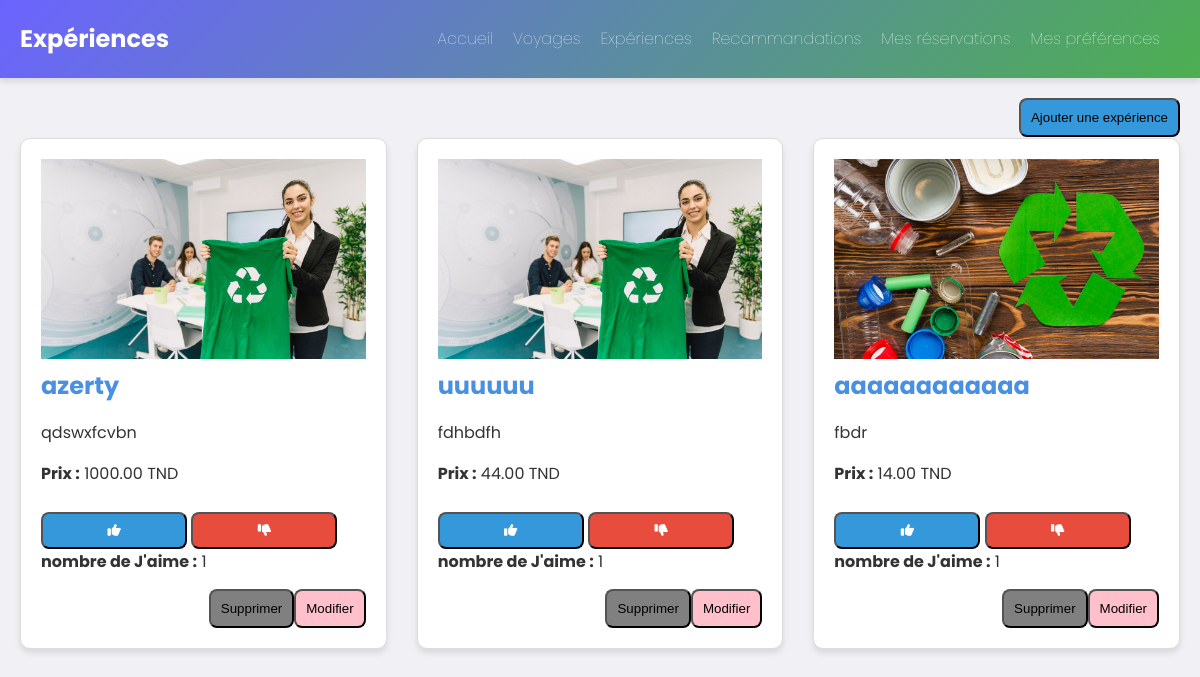
The page /experiences/ on the database its author committed.
### experiences/models.py (models this page shows, shortened)
class Experience(models.Model):
    title = models.CharField(max_length=255)
    description = models.TextField()
    price = models.DecimalField(max_digits=10, decimal_places=2)
    category = models.CharField(max_length=100)
    created_at = models.DateTimeField(auto_now_add=True)
    like_count = models.IntegerField(default=0)
    image = models.ImageField(upload_to='experiences/', null=True, blank=True)  # Ajouter ce champ

### experiences/views.py (the view)
# urls.py: path('', experience_list, name='experience-list'),
def experience_list(request):
    experiences = Experience.objects.all()
    for experience in experiences:
        experience.like_count = experience.userreaction_set.filter(reaction='like').count()
    return render(request, 'experiences/experience_list.html', {'experiences': experiences})

### templates/experiences/experience_list.html (shortened to what this page needs)
<!DOCTYPE html>
<html lang="fr">
<head>
  <link href="https://cdnjs.cloudflare.com/ajax/libs/font-awesome/6.0.0-beta3/css/all.min.css" rel="stylesheet">
</head>
<body>
  <header>
    <h1>Expériences</h1>
    <nav>
      <ul>
        <li><a href="/voyage/accueil">Accueil</a></li>
        <li><a href="/voyage/">Voyages</a></li>
        <li><a href="/experiences/">Expériences</a></li>
        <li><a href="/recommendations/recommendations/">Recommandations</a></li>
        <li><a href="/reservations/mes_reservations/">Mes réservations</a></li>
        <li><a href="/preferences/">Mes préférences</a></li>
      </ul>
    </nav>
  </header>
  <div class="container">
    <button onclick="window.location.href='/experiences/create/'" style="float: right; background-color:#3498db; padding:10px; border-radius:8px; ">Ajouter une expérience</button>
    <div class="experience-list" >
      {% for experience in experiences %}
      <div class="experience-card">
        {% if experience.image %}
          <img src="{{ experience.image.url }}" alt="{{ experience.title }}">
        {% endif %}
        <h3>{{ experience.title }}</h3>
        <p>{{ experience.description }}</p>
        <p><strong>Prix :</strong> {{ experience.price }} TND</p>
        <button id="jaime" onclick="handleReaction({{ experience.id }}, 'like')"><i class="fas fa-thumbs-up"></i></button>
        <button id="jaimepas" href="#" onclick="handleReaction({{ experience.id }}, 'dislike')"><i class="fas fa-thumbs-down"></i></button>
        <p><strong> nombre de J'aime :</strong> <span id="like-count-{{ experience.id }}">{{ experience.like_count }}</span></p>
        <button
        onclick="window.location.href='/experiences/update/{{ experience.pk }}'"
        style="float: right; background-color: pink; padding: 10px; border-radius: 8px;">
        Modifier
    </button>
    <button
    onclick="window.location.href='/experiences/delete/{{ experience.pk }}'"
    style="float: right; background-color: grey; padding: 10px; border-radius: 8px;">
    Supprimer
</button>
      </div>
      {% endfor %}
    </div>
  </div>
</body>
</html>

### templates/experiences/experience_list.html (style rules this page uses)
* { margin: 0; padding: 0; box-sizing: border-box; }
body { font-family: 'Poppins', sans-serif; background-color: #f0f0f5; color: #333; line-height: 1.6; }
.container { max-width: 1200px; margin: 0 auto; padding: 20px; }
header { background: linear-gradient(135deg, #6c63ff, #4caf50); color: #fff; padding: 20px; display: flex; justify-content: space-between; align-items: center; box-shadow: 0 4px 6px rgba(0, 0, 0, 0.1); }
header h1 { font-size: 24px; font-weight: bold; }
nav ul { list-style: none; display: flex; }
nav li { margin-right: 20px; }
nav a { color: #fff; text-decoration: none; font-weight: 28; transition: color 0.3s ease; }
.experience-card img { width: 100%; height: 200px; object-fit: cover; transition: transform 0.4s ease; }
#jaime { background-color: #0a70d6; }
#jaimepas { background-color: #4caf50; }
.experience-list { display: grid; grid-template-columns: repeat(auto-fit, minmax(300px, 1fr)); gap: 30px; margin-top: 40px; }
.experience-card { background-color: #fff; border: 1px solid #ddd; border-radius: 10px; padding: 20px; box-shadow: 0 4px 6px rgba(0, 0, 0, 0.1); transition: transform 0.3s ease, box-shadow 0.3s ease; }
.experience-card h3 { font-size: 1.5rem; color: #4a90e2; margin-bottom: 15px; }
.experience-card p { font-size: 1rem; margin-bottom: 15px; }
#jaime, #jaimepas { padding: 8px 15px; margin-top: 10px; color: #fff; text-decoration: none; border-radius: 5px; font-weight: bold; transition: background-color 0.3s ease; }
#jaime, #jaimepas { display: inline-flex; align-items: center; justify-content: center; width: 45%; padding: 10px; font-weight: bold; transition: all 0.3s ease; border-radius: 8px; }
#jaime { background-color: #3498db; color: white; }
#jaimepas { background-color: #e74c3c; color: white; }

### rows shown on the page
Experience: image (picture), title "azerty", description "qdswxfcvbn", price "1000.00", like_count "1"
Experience: image (picture), title "uuuuuu", description "fdhbdfh", price "44.00", like_count "1"
Experience: image (picture), title "aaaaaaaaaaaa", description "fbdr", price "14.00", like_count "1"
